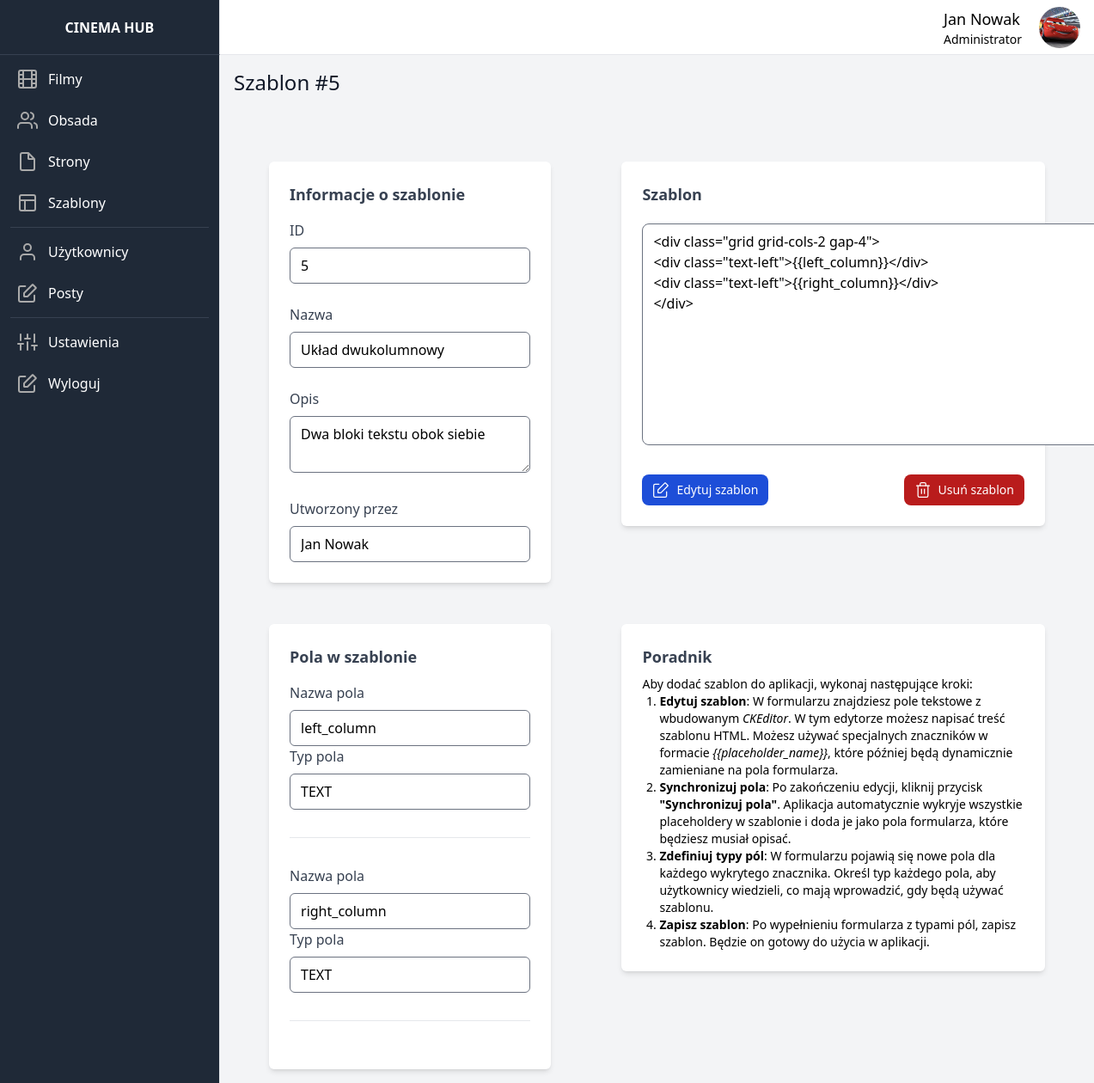
/template/5 (signed in), run on the app's committed database.
### dashboard/models.py (models this page shows, shortened)
class UserData(models.Model):
    user = models.OneToOneField(User, on_delete=models.CASCADE)
    image = models.ImageField(upload_to=user_directory_path, default='default/user.jpg')

class Template(models.Model):
    id = models.AutoField(primary_key=True)
    name = models.CharField(max_length=255)
    description = models.TextField()
    html_structure = models.TextField()
    created_at = models.DateTimeField(auto_now_add=True)
    created_by = models.ForeignKey(User, on_delete=models.CASCADE, related_name='templates')

class TemplateField(models.Model):
    id = models.AutoField(primary_key=True)
    name = models.CharField(max_length=255)
    type = models.ForeignKey(FieldType, on_delete=models.CASCADE, related_name='fields')
    template = models.ForeignKey(Template, on_delete=models.CASCADE, related_name='fields')

class FieldType(models.Model):
    id = models.AutoField(primary_key=True)
    name = models.CharField(max_length=50, unique=True)

### dashboard/views.py (the view)
# urls.py: path('template/<id>', show_template, name='show_template'),
@login_required
def show_template(request, id):
    template = Template.objects.get(id=id)
    fields = TemplateField.objects.filter(template=template)
    return render(request, 'show_template.html', {'template': template, 'fields': fields})

### dashboard_theme/templates/show_template.html (shortened to what this page needs)
{% extends 'base.html' %}
{% block content %}
    <p class="font-medium text-gray-900 text-2xl mb-7">
            Szablon #{{ template.id }}
    </p>
        <form method="post" id="data-form">
        <div class="w-full flex lg:flex-row flex-col justify-around">
            <div class="mt-8 w-1/3">
                <div class="mt-4">
                    <div class="p-6 bg-white rounded-md shadow-md">
                        <h2 class="text-lg text-gray-700 font-semibold">Informacje o szablonie</h2>
                        <div>
                            <div class="grid grid-cols-1 gap-6 mt-4">
                                <div>
                                    <label class="text-gray-700" for="id">ID</label>
                                    <input disabled value="{{ template.id }}" id="id" name="id" class="form-input w-full mt-2 rounded-md focus:border-indigo-600" type="text">
                                </div>
                                <div>
                                    <label class="text-gray-700" for="name">Nazwa</label>
                                    <input disabled value="{{ template.name }}" id="name" name="name" class="form-input w-full mt-2 rounded-md focus:border-indigo-600" type="text">
                                </div>
                                <div>
                                    <label class="text-gray-700" for="description">Opis</label>
                                    <textarea disabled id="description" name="description" class="form-input w-full mt-2 rounded-md focus:border-indigo-600" type="email">{{ template.description }}</textarea>
                                </div>
                                <div>
                                    <label class="text-gray-700" for="id">Utworzony przez</label>
                                    <input disabled value="{{ template.created_by.first_name }} {{ template.created_by.last_name }}" id="id" name="id" class="form-input w-full mt-2 rounded-md focus:border-indigo-600" type="text">
                                </div>
                            </div>
                        </div>
                    </div>
                </div>
            </div>
            <div class="mt-8 w-1/2">
                <div class="mt-4">
                    <div class="p-6 bg-white rounded-md shadow-md">
                        <h2 class="text-lg text-gray-700 font-semibold capitalize mb-5">Szablon</h2>
                        <textarea class="rounded-lg resize-none" name="content" disabled rows="10" cols="80">{{ template.html_structure }}</textarea>
                        <div class="mt-7 flex flex-row justify-between w-full">
                            <a href="{% url 'edit_template' id=template.id %}" type="button" class="px-3 py-2 text-sm font-medium text-center inline-flex items-center text-white bg-blue-700 rounded-lg hover:bg-blue-800 focus:ring-4 focus:outline-none focus:ring-blue-300">
                                Edytuj szablon
                            </a>
                            <a href="{% url 'delete_template' id=template.id %}" type="button" class="px-3 py-2 text-sm font-medium text-center inline-flex items-center text-white bg-red-700 rounded-lg hover:bg-red-900 focus:ring-4 focus:outline-none focus:ring-blue-300">
                                Usuń szablon
                            </a>
                        </div>
                    </div>
                </div>
            </div>
        </div>
        <div class="w-full flex lg:flex-row flex-col justify-around">
            <div class="mt-8 w-1/3">
                <div class="mt-4">
                    <div class="p-6 bg-white rounded-md shadow-md">
                        <h2 class="text-lg text-gray-700 font-semibold">Pola w szablonie</h2>
                        <div id="template-field">
                            {% for field in fields %}
                                <div class="mt-4">
                                    <label class="text-gray-700" for="field-name">Nazwa pola</label>
                                    <input disabled value="{{ field.name }}" id="field-name" class="form-input w-full mt-2 rounded-md focus:border-indigo-600" type="text">
                                </div>
                                <div>
                                    <label class="text-gray-700" for="field-type">Typ pola</label>
                                    <input disabled value="{{ field.type.name }}" id="field-type" class="form-input w-full mt-2 rounded-md focus:border-indigo-600" type="text">
                                </div>
                                <hr class="h-px my-8 bg-gray-200 border-0">
                            {% endfor %}
                        </div>
                    </div>
                </div>
            </div>
            <div class="mt-8 w-1/2">
                <div class="mt-4">
                    <div class="p-6 bg-white rounded-md shadow-md text-sm">
                        <h2 class="text-lg text-gray-700 font-semibold capitalize mb-2">Poradnik</h2>
                        <p>Aby dodać szablon do aplikacji, wykonaj następujące kroki:</p>
                        <ol class="list-decimal pl-5">
                            <li><strong>Edytuj szablon</strong>: W formularzu znajdziesz pole tekstowe z wbudowanym <em>CKEditor</em>. W tym edytorze możesz napisać treść szablonu HTML. Możesz używać specjalnych znaczników w formacie <em>&#123;&#123;placeholder_name&#125;&#125;</em>, które później będą dynamicznie zamieniane na pola formularza.</li>
                            <li><strong>Synchronizuj pola</strong>: Po zakończeniu edycji, kliknij przycisk <strong>"Synchronizuj pola"</strong>. Aplikacja automatycznie wykryje wszystkie placeholdery w szablonie i doda je jako pola formularza, które będziesz musiał opisać.</li>
                            <li><strong>Zdefiniuj typy pól</strong>: W formularzu pojawią się nowe pola dla każdego wykrytego znacznika. Określ typ każdego pola, aby użytkownicy wiedzieli, co mają wprowadzić, gdy będą używać szablonu.</li>
                            <li><strong>Zapisz szablon</strong>: Po wypełnieniu formularza z typami pól, zapisz szablon. Będzie on gotowy do użycia w aplikacji.</li>
                        </ol>
                    </div>
                </div>
            </div>
        </div>
        </form>
{% endblock %}

### dashboard_theme/templates/base.html (shortened to what this page needs)
{% load static tailwind_tags %}
{% load static %}
<!DOCTYPE html>
<html lang="en">
	<head>
		{% tailwind_css %}
	</head>
	<body class="bg-gray-50">
    <div class="flex flex-row h-screen bg-gray-100">
        <aside id="sidebar" class="h-full flex flex-shrink-0 flex-col w-64 transition-width duration-75" aria-label="Sidebar">
            <div class="flex items-center justify-center h-16 bg-gray-800 border-r border-b border-b-gray-700">
                    <span class="text-gray-900 font-bold uppercase text-white">Cinema Hub</span>
            </div>
          <div class="relative flex-1 flex flex-col min-h-0 border-r border-gray-200 bg-gray-800 pt-0">
            <div class="flex-1 flex flex-col pb-4 overflow-y-auto">
              <div class="flex-1 px-3 bg-gray-800 divide-y space-y-1">
                <ul class="space-y-2 pb-2 pt-2">
                  <li>
                      <a href="{% url 'show_movies' %}" class="text-base text-gray-900 font-normal rounded-lg flex items-center p-2 hover:bg-gray-700 group">
                        <span class="ml-3 leading-none text-white">Filmy</span>
                      </a>
                  </li>
                  <li>
                      <a href="{% url 'show_members' %}" class="text-base text-gray-900 font-normal rounded-lg flex items-center p-2 hover:bg-gray-700 group">
                        <span class="ml-3 leading-none text-white">Obsada</span>
                      </a>
                  </li>
                  <li>
                      <a href="{% url 'show_pages' %}" class="text-base text-gray-900 font-normal rounded-lg flex items-center p-2 hover:bg-gray-700 group">
                        <svg class="w-6 h-6" xmlns="http://www.w3.org/2000/svg" width="20" height="20" viewBox="0 0 24 24" fill="none" stroke="#aaaaaa" stroke-width="2" stroke-linecap="round" stroke-linejoin="bevel"><path d="M13 2H6a2 2 0 0 0-2 2v16c0 1.1.9 2 2 2h12a2 2 0 0 0 2-2V9l-7-7z"/><path d="M13 3v6h6"/></svg>
                        <span class="ml-3 leading-none text-white">Strony</span>
                      </a>
                  </li>
                    <li>
                      <a href="{% url 'show_templates' %}" class="text-base text-gray-900 font-normal rounded-lg flex items-center p-2 hover:bg-gray-700 group">
                        <svg class="w-6 h-6" xmlns="http://www.w3.org/2000/svg" width="20" height="20" viewBox="0 0 24 24" fill="none" stroke="#aaaaaa" stroke-width="2" stroke-linecap="round" stroke-linejoin="bevel"><rect x="3" y="3" width="18" height="18" rx="2"/><path d="M3 9h18M9 21V9"/></svg>
                        <span class="ml-3 leading-none text-white">Szablony</span>
                      </a>
                  </li>
                     <hr class="h-px my-8 bg-gray-700 border-0">
                    <li>
                      <a href="{% url 'show_users' %}" class="text-base text-gray-900 font-normal rounded-lg flex items-center p-2 hover:bg-gray-700 group">
                        <svg class="w-6 h-6" xmlns="http://www.w3.org/2000/svg" width="20" height="20" viewBox="0 0 24 24" fill="none" stroke="#aaaaaa" stroke-width="2" stroke-linecap="round" stroke-linejoin="bevel"><path d="M20 21v-2a4 4 0 0 0-4-4H8a4 4 0 0 0-4 4v2"></path><circle cx="12" cy="7" r="4"></circle></svg>
                        <span class="ml-3 leading-none text-white">Użytkownicy</span>
                      </a>
                  </li>
                    <li>
                      <a href="{% url 'show_posts' %}" class="text-base text-gray-900 font-normal rounded-lg flex items-center p-2 hover:bg-gray-700 group">
                        <span class="ml-3 leading-none text-white">Posty</span>
                      </a>
                  </li>
                    <hr class="h-px my-8 bg-gray-700 border-0">
                    <li>
                      <a href="#" class="text-base text-gray-900 font-normal rounded-lg flex items-center p-2 hover:bg-gray-700 group">
                        <span class="ml-3 leading-none text-white">Ustawienia</span>
                      </a>
                  </li>
                    <li>
                      <a href="{% url 'logout_tunnel' %}" class="text-base text-gray-900 font-normal rounded-lg flex items-center p-2 hover:bg-gray-700 group">
                        <span class="ml-3 leading-none text-white">Wyloguj</span>
                      </a>
                  </li>
                </ul>
              </div>
            </div>
          </div>
        </aside>
        <div class="flex flex-col w-full">
            <div class="flex items-center justify-between h-16 bg-white border-b border-gray-200">
                <div class="flex items-center pr-4 flex-1 justify-end">
                    <div class="justify-end flex flex-col mr-5">
                        <p class="text-lg">{{ user.first_name }} {{ user.last_name }}</p>
                        <p class="text-sm">{% if user.is_superuser %}Administrator{% elif user.is_stuff %}Moderator{% else %}Użytkownik{% endif %}</p>
                    </div>
                    <img class="rounded-full w-12 h-12 object-cover" src="{{ user.userdata.image.url }}" alt="{{ user.first_name }} {{ user.last_name }}">
                </div>
            </div>
            <div class="p-4 overflow-y-auto flex-1">
                {% block content %}{% endblock %}
            </div>
        </div>
        </div>
	</body>
</html>

### data on the page
Template: id "5", name "Układ dwukolumnowy", description "Dwa bloki tekstu obok siebie", id "Jan Nowak", content "<div class=\"grid grid-cols-2 gap-4\"> <div class=\"text-left\">{{left_column}}</div> <div class=\"text-left\">{{right_column}}</div> </div>"
TemplateField: name "left_column", type.name "TEXT"
TemplateField: name "right_column", type.name "TEXT"

### other printed values
{{ user.first_name }} "Jan"
{{ user.last_name }} "Nowak"
